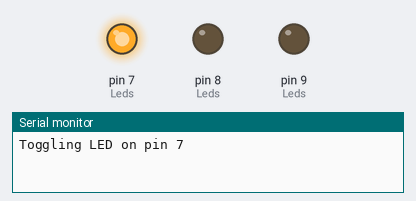
Recording of a sketch running on a simulated Arduino Uno, built with avr-gcc and run on an emulated ATmega328P. Shown: output pins drawn as LEDs (lit = HIGH), the last lines printed to the serial monitor.

Above: at 0.2 s.
At 1.2 s:
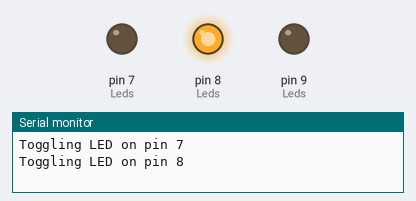
At 2.2 s:
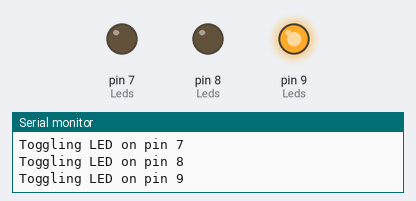
At 5.7 s:
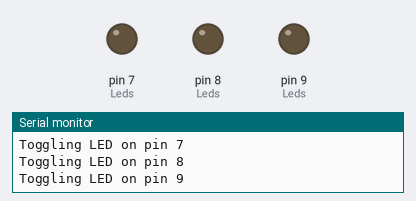
Timing chart, 0 to 6.9 s (numbered marks = the images above):
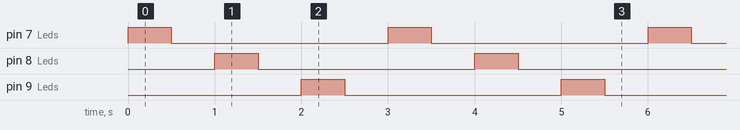

The sketch:

RGB_LED_Toggle.ino
```cpp
enum Led{RED=7,GREEN,BLUE};

int Leds[] = {RED,GREEN,BLUE};
void rgb_toggle();

void setup()
{
  Serial.begin(9600);
  for(int i=0;i<3;i++)
  pinMode(Leds[i], OUTPUT);
}
void loop()
{
  rgb_toggle();
}
void rgb_toggle()
{
  for(int i=0;i<3;i++)
  {
    Serial.print("Toggling LED on pin ");
    Serial.println(Leds[i]);
    digitalWrite(Leds[i], HIGH);
    delay(500);
    digitalWrite(Leds[i], LOW);
    delay(500);
  }
}
```

Measured:
- by itself, pin 7 (Leds), pin 8 (Leds), pin 9 (Leds): alternates HIGH for 0.50 s and LOW for 2.5 s
- by itself, everything shown: repeats every 3.0 s, in 6 steps
